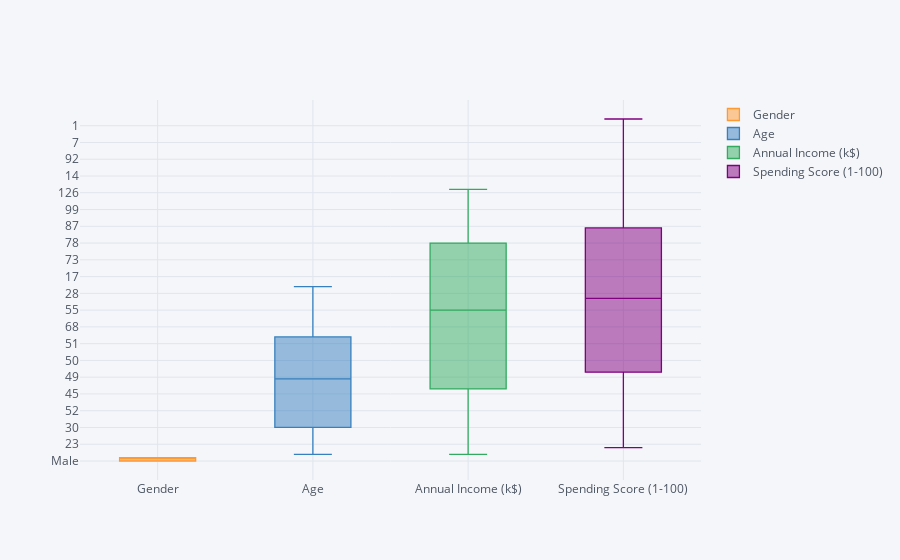

The notebook cell this image was saved under:
### Code cell
df.iplot(kind='box')

### Figure 1 — Plotly figure (JSON) as saved in the notebook; plotly's stock layout.template omitted (floating-point values rounded to 4 significant figures; data arrays with more than 128 entries replaced by an {"elided": "..."} marker saying what was removed)
{"data": [{"boxpoints": false, "line": {"width": 1.3}, "marker": {"color": "rgba(255, 153, 51, 1.0)"}, "name": "Gender", "orientation": "v", "type": "box", "y": {"elided": "200 str values"}}, {"boxpoints": false, "line": {"width": 1.3}, "marker": {"color": "rgba(55, 128, 191, 1.0)"}, "name": "Age", "orientation": "v", "type": "box", "y": {"elided": "200 int values"}}, {"boxpoints": false, "line": {"width": 1.3}, "marker": {"color": "rgba(50, 171, 96, 1.0)"}, "name": "Annual Income (k$)", "orientation": "v", "type": "box", "y": {"elided": "200 int values"}}, {"boxpoints": false, "line": {"width": 1.3}, "marker": {"color": "rgba(128, 0, 128, 1.0)"}, "name": "Spending Score (1-100)", "orientation": "v", "type": "box", "y": {"elided": "200 int values"}}], "layout": {"legend": {"bgcolor": "#F5F6F9", "font": {"color": "#4D5663"}}, "paper_bgcolor": "#F5F6F9", "plot_bgcolor": "#F5F6F9", "title": {"font": {"color": "#4D5663"}}, "xaxis": {"gridcolor": "#E1E5ED", "showgrid": true, "tickfont": {"color": "#4D5663"}, "title": {"font": {"color": "#4D5663"}, "text": ""}, "zerolinecolor": "#E1E5ED"}, "yaxis": {"gridcolor": "#E1E5ED", "showgrid": true, "tickfont": {"color": "#4D5663"}, "title": {"font": {"color": "#4D5663"}, "text": ""}, "zerolinecolor": "#E1E5ED"}}}
